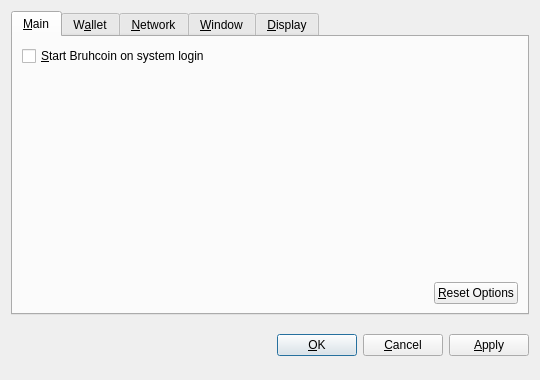
<?xml version="1.0" encoding="UTF-8"?>
<ui version="4.0">
 <class>OptionsDialog</class>
 <widget class="QDialog" name="OptionsDialog">
  <property name="geometry">
   <rect>
    <x>0</x>
    <y>0</y>
    <width>540</width>
    <height>380</height>
   </rect>
  </property>
  <property name="windowTitle">
   <string>Options</string>
  </property>
  <property name="modal">
   <bool>true</bool>
  </property>
  <layout class="QVBoxLayout" name="verticalLayout">
   <item>
    <widget class="QTabWidget" name="tabWidget">
     <property name="tabPosition">
      <enum>QTabWidget::North</enum>
     </property>
     <property name="currentIndex">
      <number>0</number>
     </property>
     <widget class="QWidget" name="tabMain">
      <attribute name="title">
       <string>&amp;Main</string>
      </attribute>
      <layout class="QVBoxLayout" name="verticalLayout_Main">
       <item>
        <widget class="QCheckBox" name="bitcoinAtStartup">
         <property name="toolTip">
          <string>Automatically start Bruhcoin after logging in to the system.</string>
         </property>
         <property name="text">
          <string>&amp;Start Bruhcoin on system login</string>
         </property>
        </widget>
       </item>
       <item>
        <spacer name="verticalSpacer_Main">
         <property name="orientation">
          <enum>Qt::Vertical</enum>
         </property>
         <property name="sizeHint" stdset="0">
          <size>
           <width>20</width>
           <height>40</height>
          </size>
         </property>
        </spacer>
       </item>
       <item>
        <layout class="QHBoxLayout" name="horizontalLayout_2_Main">
         <item>
          <spacer name="horizontalSpacer_2_Main">
           <property name="orientation">
            <enum>Qt::Horizontal</enum>
           </property>
           <property name="sizeHint" stdset="0">
            <size>
             <width>40</width>
             <height>20</height>
            </size>
           </property>
          </spacer>
         </item>
         <item>
          <widget class="QPushButton" name="resetButton">
           <property name="toolTip">
            <string>Reset all client options to default.</string>
           </property>
           <property name="text">
            <string>&amp;Reset Options</string>
           </property>
           <property name="autoDefault">
            <bool>false</bool>
           </property>
          </widget>
         </item>
        </layout>
       </item>
      </layout>
     </widget>
     <widget class="QWidget" name="tabWallet">
      <attribute name="title">
       <string>W&amp;allet</string>
      </attribute>
      <layout class="QVBoxLayout" name="verticalLayout_Network">
       <item>
        <widget class="QLabel" name="transactionFeeInfoLabel">
         <property name="text">
          <string>Optional transaction fee per kB that helps make sure your transactions are processed quickly. Most transactions are 1 kB.</string>
         </property>
         <property name="textFormat">
          <enum>Qt::PlainText</enum>
         </property>
         <property name="wordWrap">
          <bool>true</bool>
         </property>
        </widget>
       </item>
       <item>
        <layout class="QHBoxLayout" name="horizontalLayout_1_Main">
         <item>
          <widget class="QLabel" name="transactionFeeLabel">
           <property name="text">
            <string>Pay transaction &amp;fee</string>
           </property>
           <property name="textFormat">
            <enum>Qt::PlainText</enum>
           </property>
           <property name="buddy">
            <cstring>transactionFee</cstring>
           </property>
          </widget>
         </item>
         <item>
          <widget class="BitcoinAmountField" name="transactionFee"/>
         </item>
         <item>
          <spacer name="horizontalSpacer_1_Main">
           <property name="orientation">
            <enum>Qt::Horizontal</enum>
           </property>
           <property name="sizeHint" stdset="0">
            <size>
             <width>40</width>
             <height>20</height>
            </size>
           </property>
          </spacer>
         </item>
        </layout>
       </item>
       <item>
        <widget class="QLabel" name="label">
         <property name="text">
          <string>If you disable the spending of unconfirmed change, the change from a transaction cannot be used until that transaction has at least one confirmation. This also affects how your balance is computed.</string>
         </property>
         <property name="wordWrap">
          <bool>true</bool>
         </property>
        </widget>
       </item>
       <item>
        <widget class="QCheckBox" name="spendZeroConfChange">
         <property name="text">
          <string>Spend unconfirmed change  (experts only)</string>
         </property>
        </widget>
       </item>
       <item>
        <spacer name="verticalSpacer">
         <property name="orientation">
          <enum>Qt::Vertical</enum>
         </property>
         <property name="sizeHint" stdset="0">
          <size>
           <width>20</width>
           <height>40</height>
          </size>
         </property>
        </spacer>
       </item>
      </layout>
     </widget>
     <widget class="QWidget" name="tabNetwork">
      <attribute name="title">
       <string>&amp;Network</string>
      </attribute>
      <layout class="QVBoxLayout" name="verticalLayout_Network">
       <item>
        <widget class="QCheckBox" name="mapPortUpnp">
         <property name="toolTip">
          <string>Automatically open the Bruhcoin client port on the router. This only works when your router supports UPnP and it is enabled.</string>
         </property>
         <property name="text">
          <string>Map port using &amp;UPnP</string>
         </property>
        </widget>
       </item>
       <item>
        <widget class="QCheckBox" name="connectSocks">
         <property name="toolTip">
          <string>Connect to the Bruhcoin network through a SOCKS proxy (e.g. when connecting through Tor).</string>
         </property>
         <property name="text">
          <string>&amp;Connect through SOCKS proxy:</string>
         </property>
        </widget>
       </item>
       <item>
        <layout class="QHBoxLayout" name="horizontalLayout_Network">
         <item>
          <widget class="QLabel" name="proxyIpLabel">
           <property name="text">
            <string>Proxy &amp;IP:</string>
           </property>
           <property name="textFormat">
            <enum>Qt::PlainText</enum>
           </property>
           <property name="buddy">
            <cstring>proxyIp</cstring>
           </property>
          </widget>
         </item>
         <item>
          <widget class="QValidatedLineEdit" name="proxyIp">
           <property name="maximumSize">
            <size>
             <width>140</width>
             <height>16777215</height>
            </size>
           </property>
           <property name="toolTip">
            <string>IP address of the proxy (e.g. 127.0.0.1)</string>
           </property>
          </widget>
         </item>
         <item>
          <widget class="QLabel" name="proxyPortLabel">
           <property name="text">
            <string>&amp;Port:</string>
           </property>
           <property name="textFormat">
            <enum>Qt::PlainText</enum>
           </property>
           <property name="buddy">
            <cstring>proxyPort</cstring>
           </property>
          </widget>
         </item>
         <item>
          <widget class="QLineEdit" name="proxyPort">
           <property name="maximumSize">
            <size>
             <width>55</width>
             <height>16777215</height>
            </size>
           </property>
           <property name="toolTip">
            <string>Port of the proxy (e.g. 9050)</string>
           </property>
          </widget>
         </item>
         <item>
          <widget class="QLabel" name="socksVersionLabel">
           <property name="text">
            <string>SOCKS &amp;Version:</string>
           </property>
           <property name="textFormat">
            <enum>Qt::PlainText</enum>
           </property>
           <property name="buddy">
            <cstring>socksVersion</cstring>
           </property>
          </widget>
         </item>
         <item>
          <widget class="QValueComboBox" name="socksVersion">
           <property name="toolTip">
            <string>SOCKS version of the proxy (e.g. 5)</string>
           </property>
          </widget>
         </item>
         <item>
          <spacer name="horizontalSpacer_Network">
           <property name="orientation">
            <enum>Qt::Horizontal</enum>
           </property>
           <property name="sizeHint" stdset="0">
            <size>
             <width>40</width>
             <height>20</height>
            </size>
           </property>
          </spacer>
         </item>
        </layout>
       </item>
       <item>
        <spacer name="verticalSpacer_Network">
         <property name="orientation">
          <enum>Qt::Vertical</enum>
         </property>
         <property name="sizeHint" stdset="0">
          <size>
           <width>20</width>
           <height>40</height>
          </size>
         </property>
        </spacer>
       </item>
      </layout>
     </widget>
     <widget class="QWidget" name="tabWindow">
      <attribute name="title">
       <string>&amp;Window</string>
      </attribute>
      <layout class="QVBoxLayout" name="verticalLayout_Window">
       <item>
        <widget class="QCheckBox" name="minimizeToTray">
         <property name="toolTip">
          <string>Show only a tray icon after minimizing the window.</string>
         </property>
         <property name="text">
          <string>&amp;Minimize to the tray instead of the taskbar</string>
         </property>
        </widget>
       </item>
       <item>
        <widget class="QCheckBox" name="minimizeOnClose">
         <property name="toolTip">
          <string>Minimize instead of exit the application when the window is closed. When this option is enabled, the application will be closed only after selecting Quit in the menu.</string>
         </property>
         <property name="text">
          <string>M&amp;inimize on close</string>
         </property>
        </widget>
       </item>
       <item>
        <spacer name="verticalSpacer_Window">
         <property name="orientation">
          <enum>Qt::Vertical</enum>
         </property>
         <property name="sizeHint" stdset="0">
          <size>
           <width>20</width>
           <height>40</height>
          </size>
         </property>
        </spacer>
       </item>
      </layout>
     </widget>
     <widget class="QWidget" name="tabDisplay">
      <attribute name="title">
       <string>&amp;Display</string>
      </attribute>
      <layout class="QVBoxLayout" name="verticalLayout_Display">
       <item>
        <layout class="QHBoxLayout" name="horizontalLayout_1_Display">
         <item>
          <widget class="QLabel" name="langLabel">
           <property name="text">
            <string>User Interface &amp;language:</string>
           </property>
           <property name="textFormat">
            <enum>Qt::PlainText</enum>
           </property>
           <property name="buddy">
            <cstring>lang</cstring>
           </property>
          </widget>
         </item>
         <item>
          <widget class="QValueComboBox" name="lang">
           <property name="toolTip">
            <string>The user interface language can be set here. This setting will take effect after restarting Bruhcoin.</string>
           </property>
          </widget>
         </item>
        </layout>
       </item>
       <item>
        <layout class="QHBoxLayout" name="horizontalLayout_2_Display">
         <item>
          <widget class="QLabel" name="unitLabel">
           <property name="text">
            <string>&amp;Unit to show amounts in:</string>
           </property>
           <property name="textFormat">
            <enum>Qt::PlainText</enum>
           </property>
           <property name="buddy">
            <cstring>unit</cstring>
           </property>
          </widget>
         </item>
         <item>
          <widget class="QValueComboBox" name="unit">
           <property name="toolTip">
            <string>Choose the default subdivision unit to show in the interface and when sending coins.</string>
           </property>
          </widget>
         </item>
        </layout>
       </item>
       <item>
        <widget class="QCheckBox" name="displayAddresses">
         <property name="toolTip">
          <string>Whether to show Bruhcoin addresses in the transaction list or not.</string>
         </property>
         <property name="text">
          <string>&amp;Display addresses in transaction list</string>
         </property>
        </widget>
       </item>
       <item>
        <widget class="QCheckBox" name="coinControlFeatures">
         <property name="toolTip">
          <string>Whether to show coin control features or not.</string>
         </property>
         <property name="text">
          <string>Display coin &amp;control features (experts only!)</string>
         </property>
        </widget>
       </item>
       <item>
        <spacer name="verticalSpacer_Display">
         <property name="orientation">
          <enum>Qt::Vertical</enum>
         </property>
         <property name="sizeHint" stdset="0">
          <size>
           <width>20</width>
           <height>40</height>
          </size>
         </property>
        </spacer>
       </item>
      </layout>
     </widget>
    </widget>
   </item>
   <item>
    <layout class="QHBoxLayout" name="horizontalLayout_Buttons">
     <item>
      <spacer name="horizontalSpacer_1">
       <property name="orientation">
        <enum>Qt::Horizontal</enum>
       </property>
       <property name="sizeHint" stdset="0">
        <size>
         <width>40</width>
         <height>48</height>
        </size>
       </property>
      </spacer>
     </item>
     <item>
      <widget class="QLabel" name="statusLabel">
       <property name="font">
        <font>
         <weight>75</weight>
         <bold>true</bold>
        </font>
       </property>
       <property name="text">
        <string/>
       </property>
       <property name="textFormat">
        <enum>Qt::PlainText</enum>
       </property>
       <property name="wordWrap">
        <bool>true</bool>
       </property>
      </widget>
     </item>
     <item>
      <spacer name="horizontalSpacer_2">
       <property name="orientation">
        <enum>Qt::Horizontal</enum>
       </property>
       <property name="sizeHint" stdset="0">
        <size>
         <width>40</width>
         <height>48</height>
        </size>
       </property>
      </spacer>
     </item>
     <item>
      <widget class="QPushButton" name="okButton">
       <property name="text">
        <string>&amp;OK</string>
       </property>
      </widget>
     </item>
     <item>
      <widget class="QPushButton" name="cancelButton">
       <property name="text">
        <string>&amp;Cancel</string>
       </property>
       <property name="autoDefault">
        <bool>false</bool>
       </property>
      </widget>
     </item>
     <item>
      <widget class="QPushButton" name="applyButton">
       <property name="text">
        <string>&amp;Apply</string>
       </property>
       <property name="autoDefault">
        <bool>false</bool>
       </property>
      </widget>
     </item>
    </layout>
   </item>
  </layout>
 </widget>
 <customwidgets>
  <customwidget>
   <class>BitcoinAmountField</class>
   <extends>QSpinBox</extends>
   <header>bitcoinamountfield.h</header>
  </customwidget>
  <customwidget>
   <class>QValueComboBox</class>
   <extends>QComboBox</extends>
   <header>qvaluecombobox.h</header>
  </customwidget>
  <customwidget>
   <class>QValidatedLineEdit</class>
   <extends>QLineEdit</extends>
   <header>qvalidatedlineedit.h</header>
  </customwidget>
 </customwidgets>
 <resources/>
 <connections/>
</ui>
